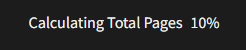
#> input picture EbookCopier/images/hoopla_calculating_pages.png, 246 x 50 px
$ python -i image_manipulation.py   (imports and definitions only)
#> lines starting #> are read from the running program, lines starting #| are printed output that depends on the picture; after the words box and inside, x2 and y2 are one past the last pixel; in counts of white or black regions, pixels touching at a corner belong together
#> further down, picture is the input picture: shape (50, 246, 3); mean B, G, R 41, 40.9, 40.9
import cv2
import numpy as np
from PIL import Image
import logging
logger = logging.getLogger(__name__)


"""Functions For Comparing And Manipulating Images"""
# TODO:Compare Images, Should Be Is It An Exact Copy And Not A %ALIKE.
# convert_to_pil needed?


def pil_to_cv2(image):
    if isinstance(image, Image.Image):
        img_np = np.array(image)
        img_cv2 = cv2.cvtColor(img_np, cv2.COLOR_RGB2BGR)
        return img_cv2
    elif isinstance(image, np.ndarray):
        return image
    else:
        logger.error("Only CV2 or PIL immage formats accepted")
        raise TypeError("Only CV2 or PIL image formats accepted")


def is_blank(image, edge_threshold=0.01):
    # edge_threshold: Ratio of edge pixels (e.g., 0.01 = 1% edges).
#> called with edge_threshold = 0.01
    if image is None:
        return True
    image_cv2 = pil_to_cv2(image)
    gray = cv2.cvtColor(image_cv2, cv2.COLOR_BGR2GRAY)
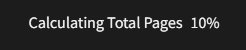
#> gray: shape (50, 246); min 28, max 242, mean 40.9
    edges = cv2.Canny(gray, 50, 150)
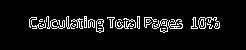
#> edges: shape (50, 246); 7% white in thin lines or dots, all inside (x1, y1, x2, y2) = (29, 16, 220, 33)
    edge_pixels = np.sum(edges > 0)
#> edge_pixels = 863
    total_pixels = edges.shape[0] * edges.shape[1]
#> total_pixels = 12300

    edge_ratio = edge_pixels / total_pixels
#> edge_ratio = 0.0702
    logger.debug(f"is_blank, edge_ratio: {edge_ratio}, edge_threshold: {edge_threshold}, result: {edge_ratio < edge_threshold}")
    return edge_ratio < edge_threshold  # True if Too few edges = empty


def convert_to_pil(image):
    """Ensure the image is in a format suitable fr saving to a PDF"""
    if isinstance(image, Image.Image):  # Already PIL Image
        return image
    elif isinstance(image, np.ndarray):  # OpenCV Image
        return Image.fromarray(cv2.cvtColor(image, cv2.COLOR_BGR2RGB))
    else:
        raise ValueError("Unsupported image format")


def compare_images(current_image, previous_image):
    """Look to see if pictures are identical by pixel"""
    current_np = np.array(current_image)
    previous_np = np.array(previous_image)
    result = np.array_equal(current_np, previous_np)
    return result

>>> import cv2
>>> picture = cv2.imread('../images/hoopla_calculating_pages.png')
>>> result = is_blank(picture)
#> result = False
